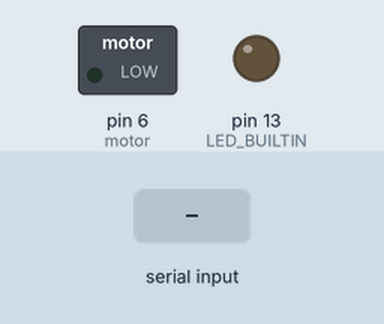
Recording of a sketch running on a simulated Arduino Uno, built with avr-gcc and run on an emulated ATmega328P. Shown: switched loads named in the sketch (green lamp = pin HIGH), output pins drawn as LEDs (lit = HIGH). The inputs (shaded band) are chosen by the test bench.

Above: at 1.2 s.
1.3 s: "1" received over Serial
At 2.1 s:
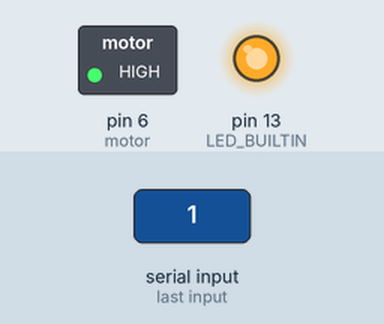
2.8 s: "2" received over Serial
At 3.2 s:
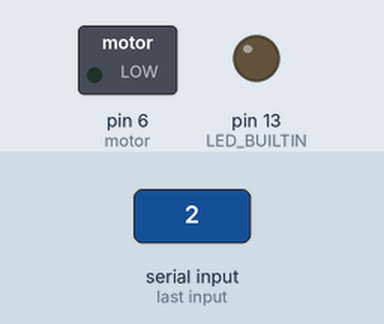
Timing chart, 0 to 5.8 s (numbered marks = the images above; inputs shaded):
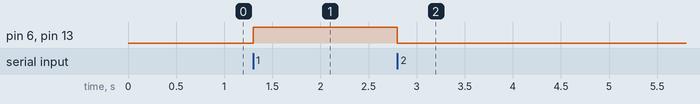

The sketch:

dcmotor.ino
```cpp
const int motor = 6;
const int pot = A0;
void setup()
{
    pinMode(motor, OUTPUT);
    pinMode(pot, INPUT);
    pinMode(LED_BUILTIN, OUTPUT);
    Serial.begin(9600);
}

void loop()
{
    if (Serial.available() > 0)
    {
        int input = Serial.read();
        if (input == '1')
        {
            digitalWrite(motor, HIGH);
            digitalWrite(LED_BUILTIN, HIGH);
        }
        else if (input == '2')
        {
            digitalWrite(motor, LOW);
            digitalWrite(LED_BUILTIN, LOW);
        }
        // analogWrite(motor, analogRead(pot));
    }
}
```

Measured:
- after the input at 1.3 s, pin 6 (motor), pin 13 (LED_BUILTIN): LOW → HIGH at once
- after the input at 2.8 s, pin 6 (motor), pin 13 (LED_BUILTIN): HIGH → LOW at once
